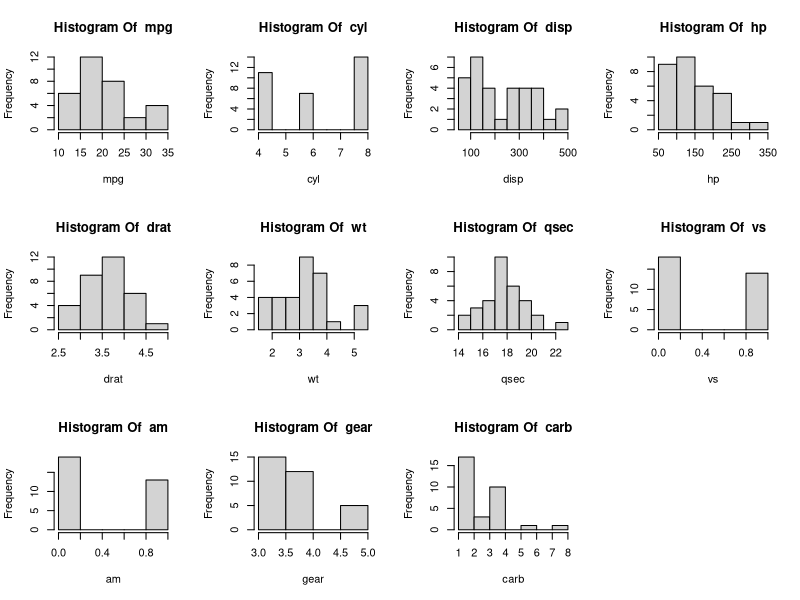

The R source for this figure: (Note: this script raises an error after producing the figure.)
###
# Problem 1

cars<- rownames(mtcars)
columnName<- colnames(mtcars)
par(mfrow = c(3,4))
for(i in 1:ncol(mtcars))
{
  tempVect <-  mtcars[,i]
  names(tempVect) <- cars
  hist(tempVect,main = paste("Histogram Of ",columnName[i]),xlab = columnName[i]) 
}



#Problem 2
plots<- list()
cars<- rownames(mtcars)
columnName<- colnames(mtcars)
par(mfrow = c(3,4))
for(i in 1:ncol(mtcars))
local({
  i <- i
  tempVect <-  mtcars[,i]
  names(tempVect) <- cars
  p1<- ggplot(mtcars,aes(x = mtcars[,i]))+geom_density(fill='lightblue')
  plots[[i]] <<- p1
  p1
})
for (i in 1:length(plots)) {
  plots[i]
  
}
par(mfrow = c(3,4))
#Problem 3
histGrams <- 0
cars<- rownames(mtcars)
columnName<- colnames(mtcars)
for(i in 1:ncol(mtcars))
{
  tempVect <-  mtcars[,i]
  names(tempVect) <- cars
  boxplot(tempVect,xlab = columnName[i])
}

